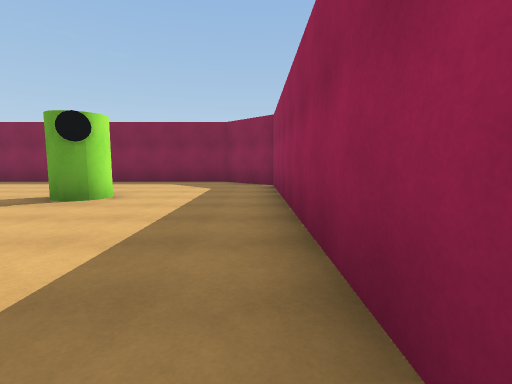
view 1 (above)

16 first-person views from a walk through a 3-D level made in the Unity game engine. The camera is 1.3 m above the floor, tilts 6° down and sees 85° across. The floor is counted in squares, 2 m on a side. Each view is taken from the middle of a square. On the plan, view 1 faces up. The plan holds only what a view shows up to about 9 squares ahead; the rest is blank.

view 2
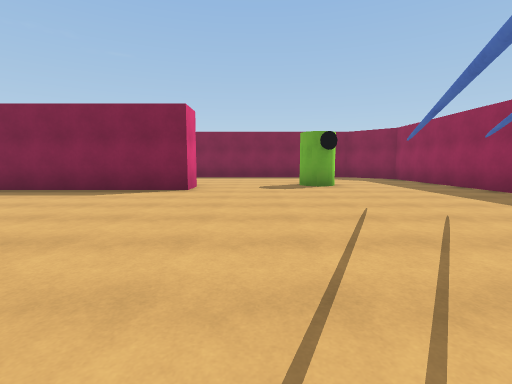

view 3
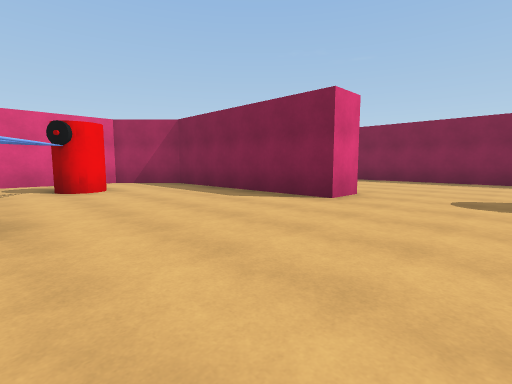

view 4
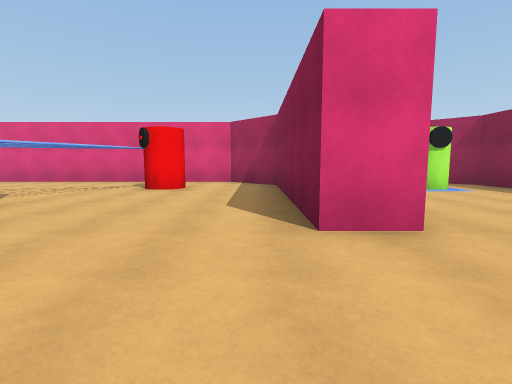

view 5
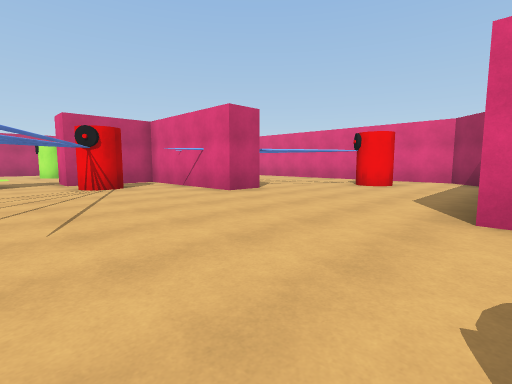

view 6
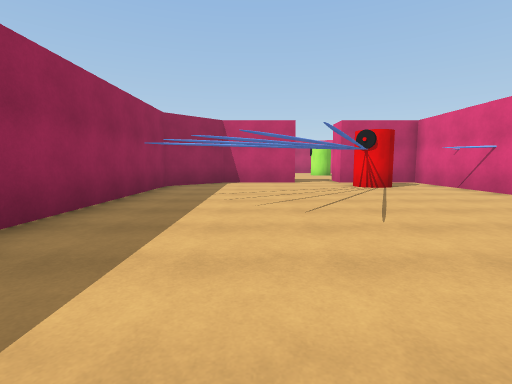

view 7
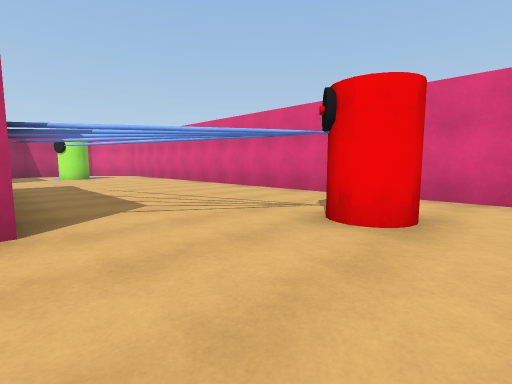

view 8
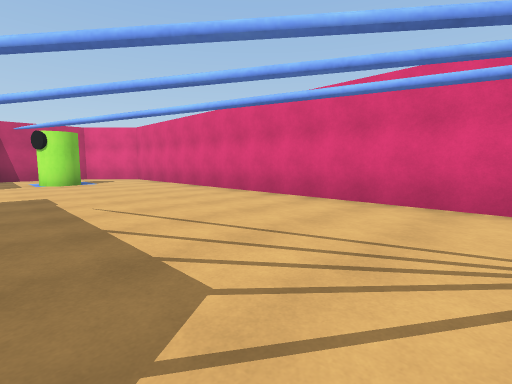

view 9
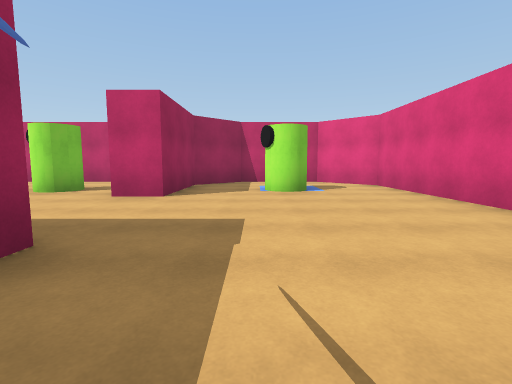

view 10
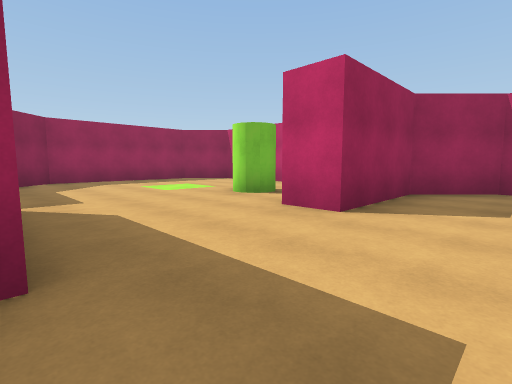

view 11
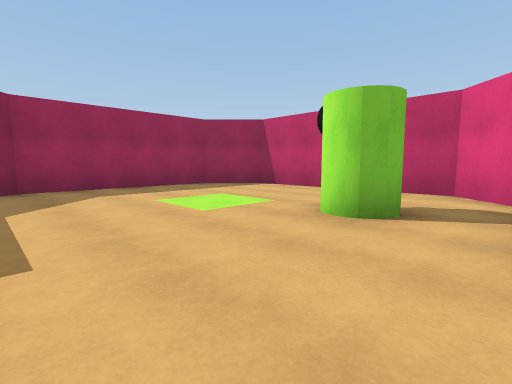

view 12
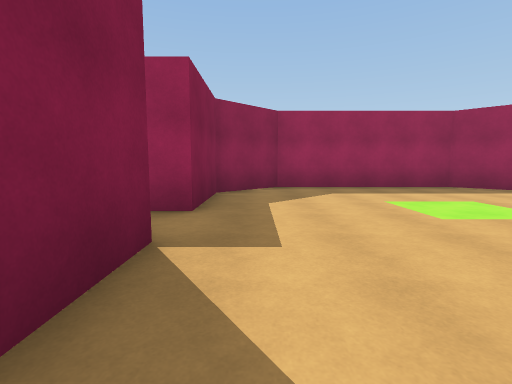

view 13
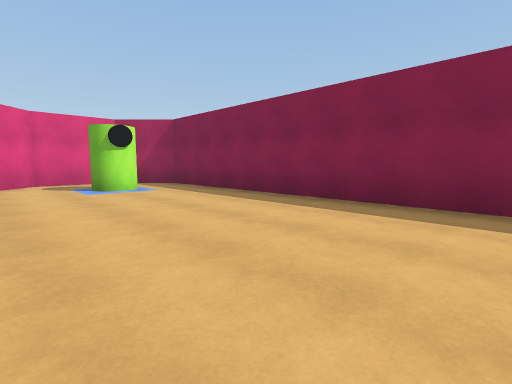

view 14
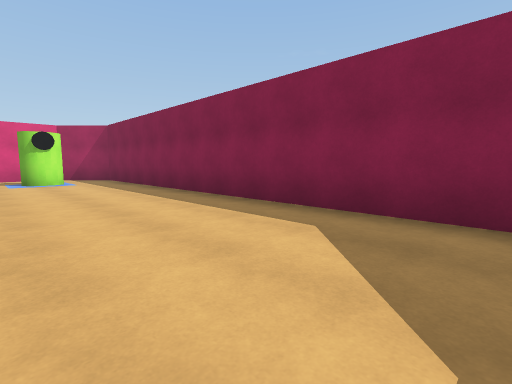

view 15
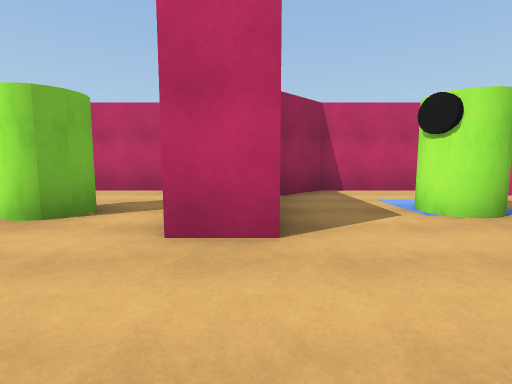

view 16
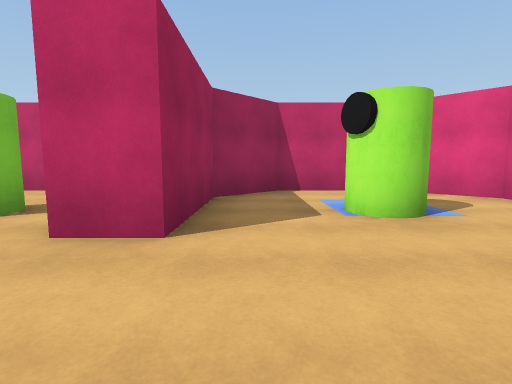

### Floor plan
Points are (right, up) in squares from view 1. A wall is a line through its corners. A room is listed if a view was taken in it or the views show most of it. See-through windows are left out.
Room 1 (views 1, 2, 3, 4, 5, 6, 7, 8, 9, 10, 11, 12, 13, 14, 15, 16)
walls: (-8.2, -1.1) (-7.2, -1.1) (-7.2, -5.1); (-6.8, -5.1) (-4.8, -5.1) (-4.8, -6.1) (-6.1, -6.1); (-8.2, -6.2) (-8.2, -5.8); (-1, -5) (0.5, -3.5) (0.5, 7.8); (-6.6, 4.6) (-6.6, 3.6) (-12.1, 3.6) (-13.5, 2.2) (-13.5, -12.1) (-12.4, -13.1); (-6.8, -12.6) (-5.9, -13.5) (-0.8, -13.5) (0.5, -12.2) (0.5, -7.6) (-0.9, -6.1) (-3.3, -6.1) (-3.3, -5.5); (0.6, 8) (-0.6, 9.1); (-13.5, 7.5) (-13.5, 6.1) (-12.7, 5.3); (-1.1, 9.5) (-12.2, 9.5) (-13.1, 8.6); (-11.8, -13.5) (-9.5, -13.5) (-8.2, -12.2) (-8.2, -9.4) (-7.1, -9.4)
objects: other object (-11, -11); red cylinder (-11, 1); other object (-11, 7) to (-11, 8); other object (-5, -11) to (-5, -10); red cylinder (-5, -4); other object (-3, 5)

Where each view was taken, in squares from view 1:
view 1: 0 up, 0 right, facing up
view 2: 3 down, 5 left, facing up
view 3: 1 down, 4 left, facing up-left
view 4: 3 up, 4 left, facing left
view 5: 4 up, 3 left, facing down-left
view 6: 4 up, 2 left, facing down
view 7: 2 up, 8 left, facing down-left
view 8: 1 down, 9 left, facing down-left
view 9: 4 down, 10 left, facing down
view 10: 6 down, 10 left, facing down-right
view 11: 7 down, 7 left, facing down-right
view 12: 7 down, 7 left, facing right
view 13: 5 up, 4 left, facing up-left
view 14: 6 up, 1 left, facing up-left
view 15: 7 down, 8 left, facing down
view 16: 7 down, 9 left, facing down
